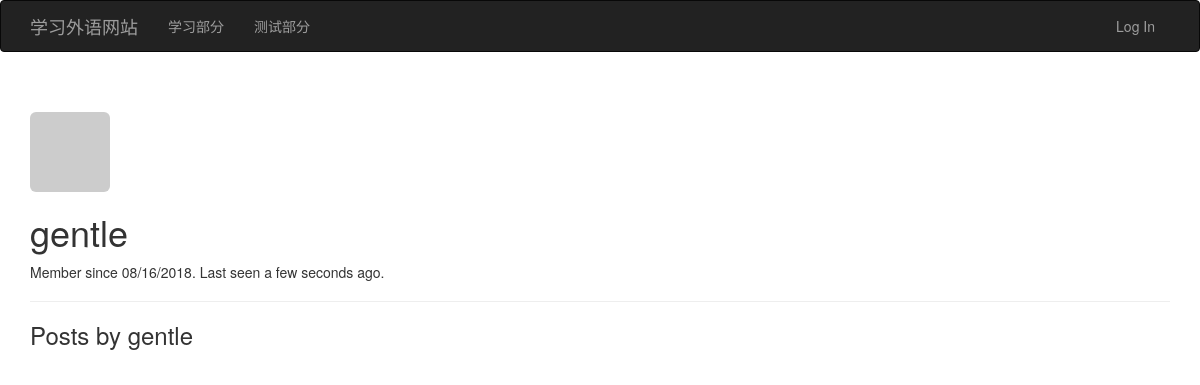
The page /user/gentle on the database as committed earlier.
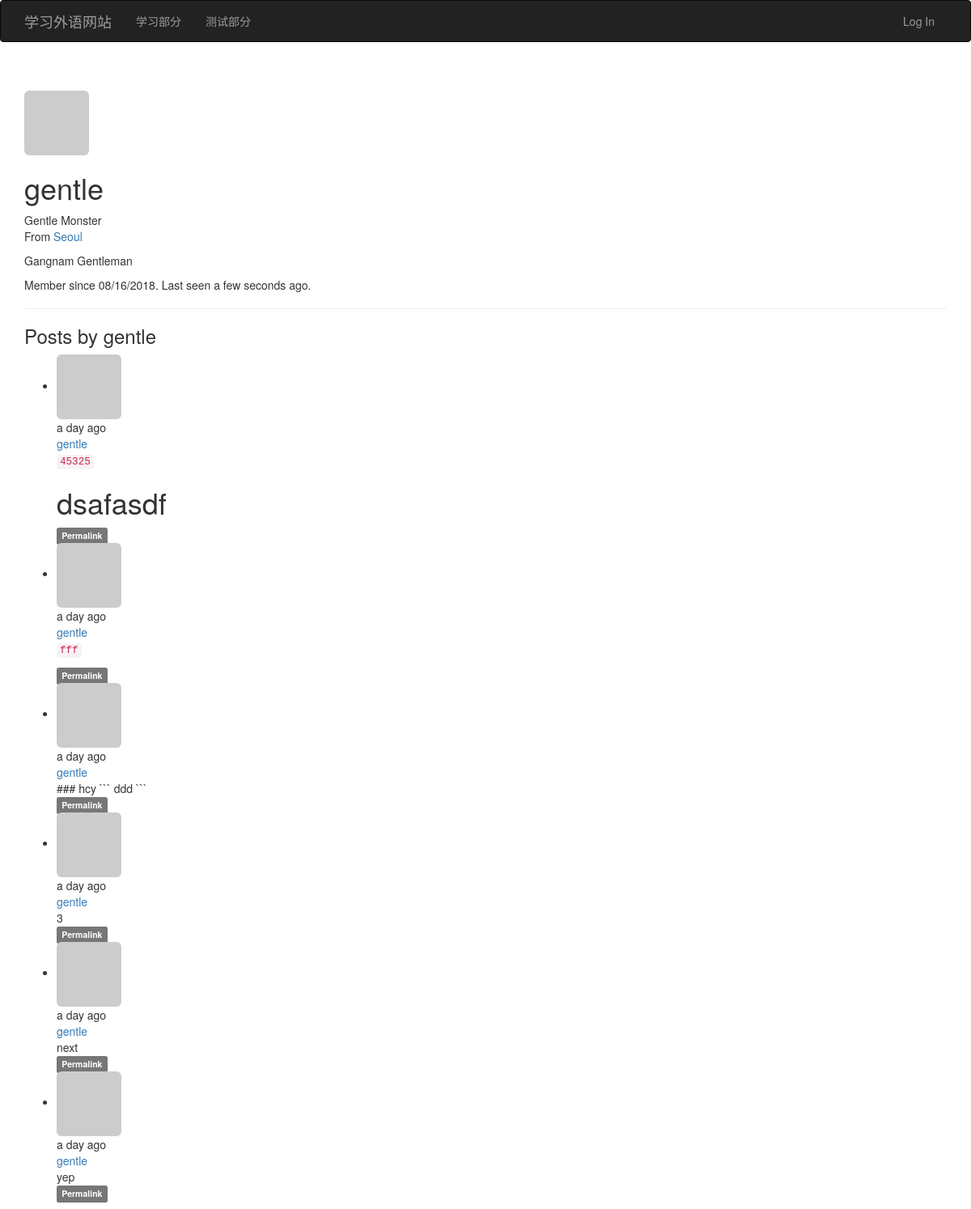
The same page on the database as committed later.
### app/models.py (models this page shows, shortened)
class User(UserMixin, db.Model):
    __tablename__ = 'users'
    id = db.Column(db.Integer, primary_key=True)
    email = db.Column(db.String(64), unique=True, index=True)
    username = db.Column(db.String(64), unique=True, index=True)
    role_id = db.Column(db.Integer, db.ForeignKey('roles.id'))
    password_hash = db.Column(db.String(128))
    confirmed = db.Column(db.Boolean, default=False)
    name = db.Column(db.String(64))
    location = db.Column(db.String(64))
    about_me = db.Column(db.Text())
    member_since = db.Column(db.DateTime(), default=datetime.utcnow)
    last_seen = db.Column(db.DateTime(), default=datetime.utcnow)
    avatar_hash = db.Column(db.String(32))
    posts = db.relationship('Post', backref='author', lazy='dynamic')
    @property
    def password(self):
        raise AttributeError('password is not a readable attribute')
    def gravatar(self, size=100, default='identicon', rating='g'):
        if request.is_secure:
            url = 'https://secure.gravatar.com/avatar'
        else:
            url = 'http://www.gravatar.com/avatar'
        hash = self.avatar_hash or hashlib.md5(
            self.email.encode('utf-8')).hexdigest()
        return '{url}/{hash}?s={size}&d={default}&r={rating}'.format(
            url=url, hash=hash, size=size, default=default, rating=rating)

class Post(db.Model):
    __tablename__ = 'posts'
    id = db.Column(db.Integer, primary_key=True)
    body = db.Column(db.Text)
    body_html = db.Column(db.Text)
    timestamp = db.Column(db.DateTime, index=True, default=datetime.utcnow)
    author_id = db.Column(db.Integer, db.ForeignKey('users.id'))

### app/main/views.py (the view)
@main.route('/user/<username>')
def user(username):
    user = User.query.filter_by(username=username).first_or_404()
    posts = user.posts.order_by(Post.timestamp.desc()).all()
    return render_template('user.html', user=user, posts=posts)

### app/main/__init__.py (called while the page is built)
@main.app_context_processor
def inject_permissions():
    return dict(Permission=Permission)

### app/models.py (called while the page is built)
    def is_administrator(self):
        return False

### app/templates/user.html (shortened to what this page needs)
{% extends "base.html" %}
{% block page_content %}
<div class="page-header">
    <img class="img-rounded profile-thumbnail" src="{{ user.gravatar(size=64) }}">
    <div class="profile-header">
        <h1>{{ user.username }}</h1>
        {% if user.name or user.location %}
        <p>
            {% if user.name %}{{ user.name }}<br>{% endif %}
            {% if user.location %}
                From <a href="http://maps.google.com/?q={{ user.location }}">{{ user.location }}</a><br>
            {% endif %}
        </p>
        {% endif %}
        {% if user.about_me %}<p>{{ user.about_me }}</p>{% endif %}
        <p>Member since {{ moment(user.member_since).format('L') }}. Last seen {{ moment(user.last_seen).fromNow() }}.</p>
    </div>
</div>
<h3>Posts by {{ user.username }}</h3>
{% include '_posts.html' %}
{% endblock %}

### app/templates/base.html (shortened to what this page needs)
{% extends "bootstrap/base.html" %}
{% block head %}
{{ super() }}
{% endblock %}
{% block navbar %}
<div class="navbar navbar-inverse" role="navigation">
    <div class="container">
        <div class="navbar-header">
            <a class="navbar-brand" href="{{ url_for('main.index') }}">学习外语网站</a>
        </div>
        <div class="navbar-collapse collapse">
            <ul class="nav navbar-nav">
                <li><a href="{{ url_for('main.index') }}">学习部分</a></li>
                <li><a href="{{ url_for('main.index') }}">测试部分</a></li>
            </ul>
            <ul class="nav navbar-nav navbar-right">
                {% if current_user.is_authenticated %}
                <li><a href="{{ url_for('auth.logout') }}">Log Out</a></li>
                {% else %}
                <li><a href="{{ url_for('auth.login') }}">Log In</a></li>
                {% endif %}
            </ul>
        </div>
    </div>
</div>
{% endblock %}
{% block content %}
<div class="container">
    {% block page_content %}{% endblock %}
</div>
{% endblock %}

### app/templates/_posts.html (shortened to what this page needs)
<ul class="posts">
    {% for post in posts %}
    <li class="post">
        <div class="post-thumbnail">
            <a href="{{ url_for('.user', username=post.author.username) }}">
                <img class="img-rounded profile-thumbnail" src="{{ post.author.gravatar(size=40) }}">
            </a>
        </div>
        <div class="post-content">
            <div class="post-date">{{ moment(post.timestamp).fromNow() }}</div>
            <div class="post-author"><a href="{{ url_for('.user', username=post.author.username) }}">{{ post.author.username }}</a></div>
            <div class="post-body">
                {% if post.body_html %}
                    {{ post.body_html | safe }}
                {% else %}
                    {{ post.body }}
                {% endif %}
            </div>
            <div class="post-footer">
                <a href="{{ url_for('.post', id=post.id) }}">
                    <span class="label label-default">Permalink</span>
                </a>
            </div>
        </div>
    </li>
    {% endfor %}
</ul>

Rows that differ between the two databases and show on the page:
changed User "gentle": name (not shown) → "Gentle Monster"; location (not shown) → "Seoul"; about_me (not shown) → "Gangnam Gentleman"
added Post: timestamp "a day ago", author.username "gentle", body_html "45325 dsafasdf"
added Post: timestamp "a day ago", author.username "gentle", body_html "fff"
added Post: timestamp "a day ago", author.username "gentle", body "### hcy ``` ddd ```"
added Post: timestamp "a day ago", author.username "gentle", body "3"
added Post: timestamp "a day ago", author.username "gentle", body "next"
added Post: timestamp "a day ago", author.username "gentle", body "yep"
Other text that changed with them:
text now shown: "From"
